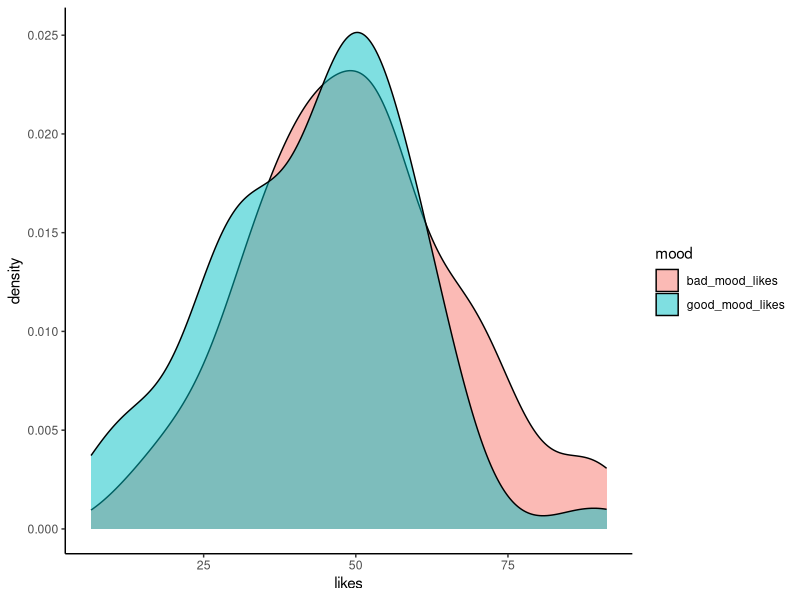
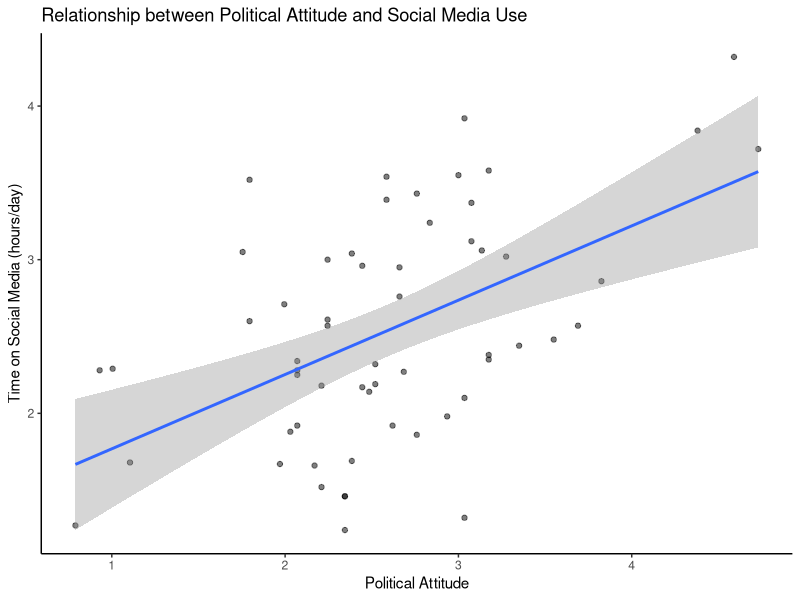

These charts were generated, in order, by the following R code: (Note: this script raises an error after producing the figures.)
# Analysis Script for Social Media Data
# This script demonstrates data analysis following PSYC2001 coding conventions

# Check if packages are installed, if not install.
if(!require(here)) install.packages('here') # checks if a package is installed and installs it if required.
if(!require(tidyverse)) install.packages('tidyverse')

library(here) # loads in the specified package
library(tidyverse)

# Load the cleaned social media data
social_media <- read.csv(file = here("Data","PSYC2001_social-media-data-cleaned.csv")) # reads in CSV files

# View the structure of the data
str(social_media) # provides a summary of the data structure

# Get a summary of the data
summary(social_media)

# View the first few rows
head(social_media)

# Data wrangling: Create a likes variable (average of good and bad mood likes)
social_media_likes <- social_media %>% 
  mutate(likes = (bad_mood_likes + good_mood_likes) / 2) %>% # creates a new variable called likes which is the average
  select(id, urban, likes, followers, age) # selects only the specified columns from the data frame

# Check the result
head(social_media_likes)

# Convert urban to a factor with meaningful labels
social_media_likes <- social_media_likes %>% 
  mutate(urban = factor(urban, 
                       levels = c(1, 2), 
                       labels = c("urban", "rural"))) # converts urban variable to a factor with labels

# Data visualization: Prepare data for density plots
social_media_long <- social_media %>% 
  select(id, good_mood_likes, bad_mood_likes) %>% # choose columns
  pivot_longer(cols = ends_with("likes"), 
               names_to = "mood", 
               values_to = "likes") # take columns ending with "likes" and pivot to longform

# Create density plot comparing good vs bad mood likes
social_media_long %>% 
  ggplot(aes(x = likes, group = mood, fill = mood)) + # set canvas aesthetics
  geom_density(alpha = 0.5) + # use the data to draw a density plot and make it 50% transparent
  theme_classic() # themes can be provided to ggplot which give it a bunch of aesthetics to change

# Statistical analysis: Paired t-test for mood effect on likes
t.test(social_media$good_mood_likes, 
       social_media$bad_mood_likes, 
       paired = TRUE) # performs a paired t-test

# Create composite score for political attitude
social_media_attitude <- social_media %>% 
  mutate(polit_attitude = 0.25 * polit_informed + 
                         0.35 * polit_campaign + 
                         0.4 * polit_activism) # creates political attitude composite score

# Check the result
head(social_media_attitude)

# Visualize relationship between time on social media and political attitude
social_media_attitude %>% 
  ggplot(aes(x = polit_attitude, y = time_on_social)) + # set canvas aesthetics
  geom_point(alpha = 0.5) + # add points with transparency
  geom_smooth(method = "lm", se = TRUE) + # add linear regression line with confidence interval
  theme_classic() + # apply classic theme
  labs(x = "Political Attitude", 
       y = "Time on Social Media (hours/day)",
       title = "Relationship between Political Attitude and Social Media Use") # add labels

# Correlation analysis
cor.test(x = social_media_attitude$time_on_social, 
         y = social_media_attitude$polit_attitude) # performs Pearson correlation test

# Linear regression analysis
model <- lm(time_on_social ~ polit_attitude, 
           data = social_media_attitude) # fits a linear regression model

# View regression results
summary(model) # provides summary of the regression model

# Save the results to the Output folder
write.csv(social_media_attitude, 
          file = here("Output", "PSYC2001-social-media-attitude.csv"), 
          row.names = FALSE) # saves the data frame as a CSV file
